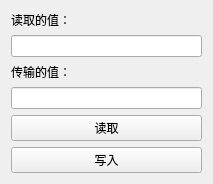
<?xml version="1.0" encoding="UTF-8"?>
<ui version="4.0">
 <class>ProcessBClass</class>
 <widget class="QMainWindow" name="ProcessBClass">
  <property name="geometry">
   <rect>
    <x>0</x>
    <y>0</y>
    <width>213</width>
    <height>168</height>
   </rect>
  </property>
  <property name="windowTitle">
   <string>ProcessB</string>
  </property>
  <widget class="QWidget" name="centralWidget">
   <layout class="QVBoxLayout" name="verticalLayout">
    <item>
     <widget class="QLabel" name="addressLabel">
      <property name="text">
       <string>读取的值：</string>
      </property>
     </widget>
    </item>
    <item>
     <widget class="QLineEdit" name="addressInput"/>
    </item>
    <item>
     <widget class="QLabel" name="valueLabel">
      <property name="text">
       <string>传输的值：</string>
      </property>
     </widget>
    </item>
    <item>
     <widget class="QLineEdit" name="valueInput"/>
    </item>
    <item>
     <widget class="QPushButton" name="readButton">
      <property name="text">
       <string>读取</string>
      </property>
     </widget>
    </item>
    <item>
     <widget class="QPushButton" name="writeButton">
      <property name="text">
       <string>写入</string>
      </property>
     </widget>
    </item>
   </layout>
  </widget>
 </widget>
 <layoutdefault spacing="6" margin="11"/>
 <resources/>
 <connections/>
</ui>
